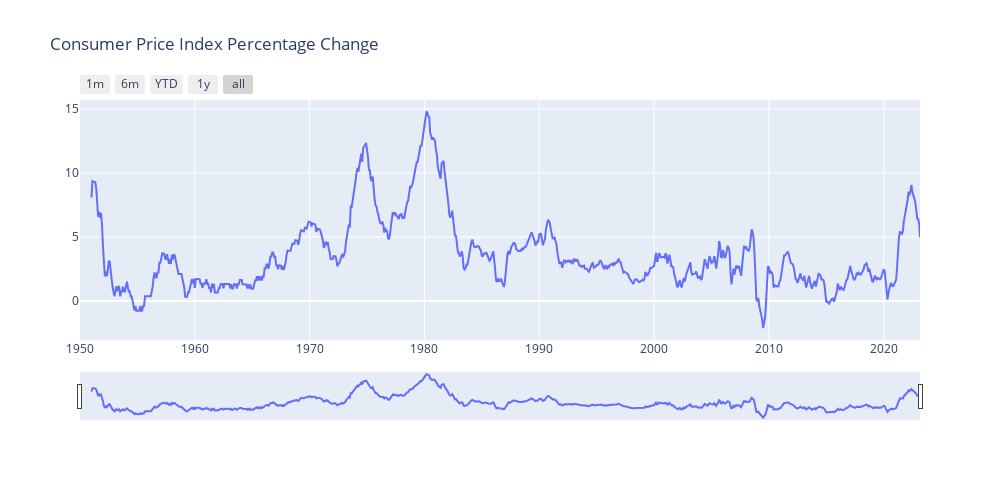

Source (notebook cell):
### Code cell
# Plot percentage
df['pct-change'] =df.CPI.pct_change(periods=12)*100
# Create figure
fig = go.Figure()
fig.add_trace(
    go.Scatter(x=list(df.index), y=list(df['pct-change'])))
# Set title
fig.update_layout(
    title_text="Consumer Price Index Percentage Change",
    width=1000,
    height=500
)
# Add range slider
fig.update_layout(
    xaxis=dict(
        rangeselector=dict(
            buttons=list([
                dict(count=1,
                     label="1m",
                     step="month",
                     stepmode="backward"),
                dict(count=6,
                     label="6m",
                     step="month",
                     stepmode="backward"),
                dict(count=1,
                     label="YTD",
                     step="year",
                     stepmode="todate"),
                dict(count=1,
                     label="1y",
                     step="year",
                     stepmode="backward"),
                dict(step="all")
            ])
        ),
        rangeslider=dict(
            visible=True
        ),
        type="date"
    )
)

fig.show()

### Figure 1 — Plotly figure (JSON) as saved in the notebook; plotly's stock layout.template omitted (floating-point values rounded to 4 significant figures; data arrays with more than 128 entries replaced by an {"elided": "..."} marker saying what was removed)
{"data": [{"type": "scatter", "x": {"elided": "879 str values"}, "y": {"elided": "879 float values"}}], "layout": {"height": 500, "title": {"text": "Consumer Price Index Percentage Change"}, "width": 1000, "xaxis": {"rangeselector": {"buttons": [{"count": 1, "label": "1m", "step": "month", "stepmode": "backward"}, {"count": 6, "label": "6m", "step": "month", "stepmode": "backward"}, {"count": 1, "label": "YTD", "step": "year", "stepmode": "todate"}, {"count": 1, "label": "1y", "step": "year", "stepmode": "backward"}, {"step": "all"}]}, "rangeslider": {"visible": true}, "type": "date"}}}
